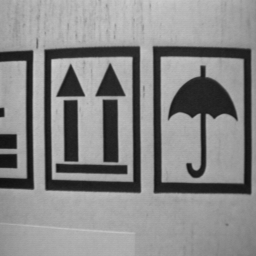
%> input picture CS3330 - image processing/lab5/img/pattern.BMP, 256 x 256 px
$ octave restoration.m   (GNU Octave 9; MATLAB toolbox functions it lacks are replaced by stand-ins)
%> lines starting %> are read from the running program, lines starting %| are printed output that depends on the picture
img = imread('img/pattern.bmp');
%> img is the input picture: size 256x256 uint8; min 15, max 204, mean 136.2
salt_img = imnoise(img,'salt & pepper',0.2);
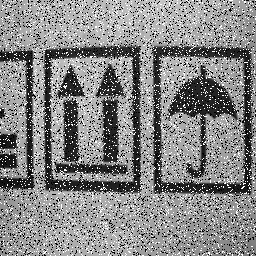
%> salt_img: size 256x256 uint8; min 0, max 255, mean 134.3
%gaussian_img = imnoise(img,'gaussian',0,0);
%figure,image(salt_img),axis off,colormap gray(256);
%figure,image(gaussian_img),axis off,colormap gray(256);
%figure,image(img),axis off,colormap gray(256);

mask = fspecial('average',7);
box_filtered_img = filter2(mask,salt_img);
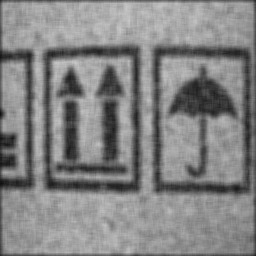
%> box_filtered_img: size 256x256 double; min 14.84, max 199.6, mean 132.4
gaussian_mask = fspecial('gaussian',7);
gaussian_filtered_img = filter2(gaussian_mask,salt_img);
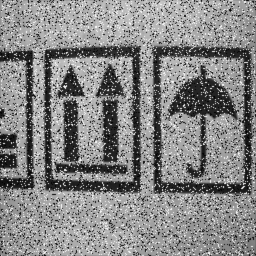
%> gaussian_filtered_img: size 256x256 double; min 1.57, max 246.9, mean 134.1
filtered_img = medfilt2(salt_img,[5,5]);
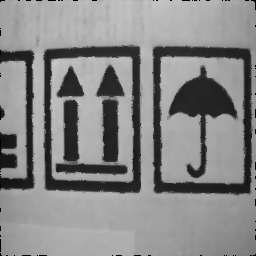
%> filtered_img: size 256x256 uint8; min 0, max 199, mean 135.6

figure,image(filtered_img),axis off,colormap gray(256),title('median');
figure,image(box_filtered_img),axis off,colormap gray(256),title('box filter');
figure,image(gaussian_filtered_img),axis off,colormap gray(256),title('gaussian filter image');
figure,image(salt_img),axis off,colormap gray(256),title('noised image');

$ run again, with CS3330 - image processing/lab5/img/barbara.bmp copied over CS3330 - image processing/lab5/img/pattern.BMP
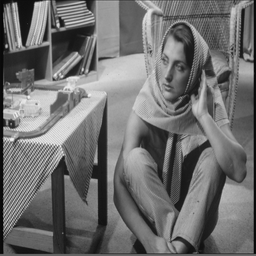
%> input picture CS3330 - image processing/lab5/img/barbara.bmp, 256 x 256 px
%> img is the input picture: size 256x256 uint8; min 0, max 245, mean 111.4
%> `gaussian_filtered_img = filter2(gaussian_mask,salt_img);`:
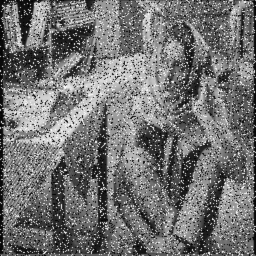
%> gaussian_filtered_img: size 256x256 double; min 1.16, max 251.7, mean 114.5
%> `filtered_img = medfilt2(salt_img,[5,5]);`:
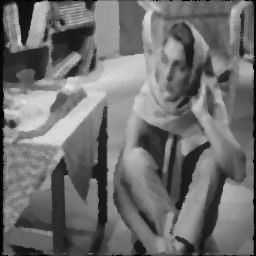
%> filtered_img: size 256x256 uint8; min 0, max 230, mean 110.8
